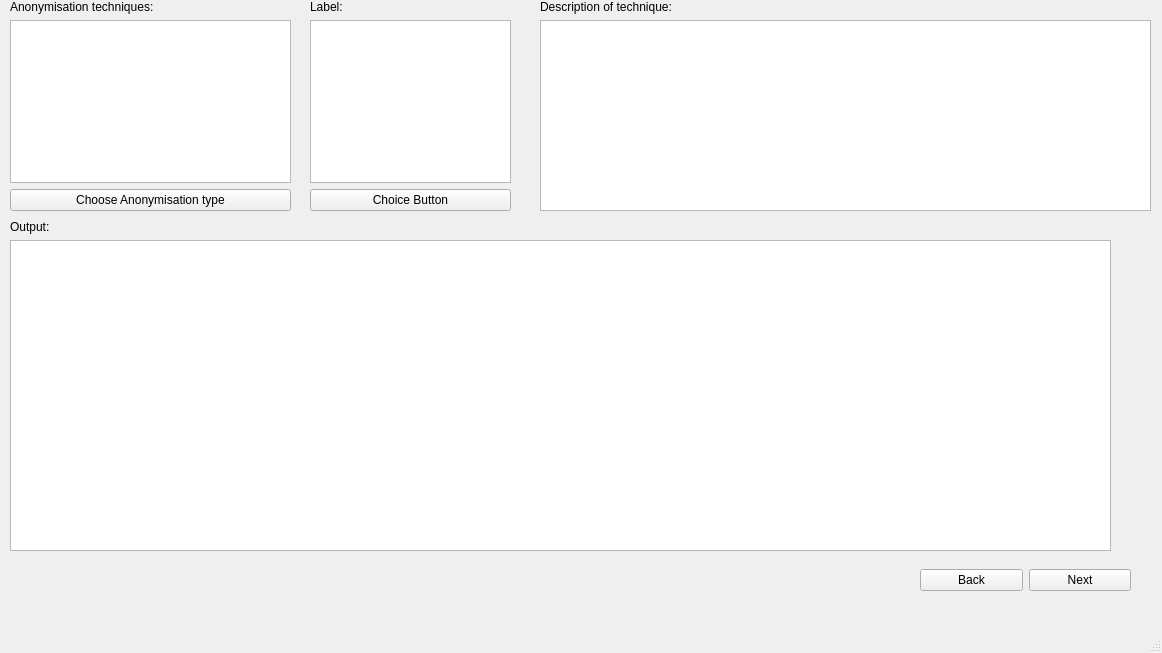
<?xml version="1.0" encoding="UTF-8"?>
<ui version="4.0">
 <class>AnonWindow</class>
 <widget class="QMainWindow" name="AnonWindow">
  <property name="geometry">
   <rect>
    <x>0</x>
    <y>0</y>
    <width>1162</width>
    <height>653</height>
   </rect>
  </property>
  <property name="minimumSize">
   <size>
    <width>984</width>
    <height>510</height>
   </size>
  </property>
  <property name="windowTitle">
   <string>MainWindow</string>
  </property>
  <widget class="QWidget" name="centralwidget">
   <widget class="QWidget" name="layoutWidget">
    <property name="geometry">
     <rect>
      <x>10</x>
      <y>0</y>
      <width>281</width>
      <height>211</height>
     </rect>
    </property>
    <layout class="QVBoxLayout" name="verticalLayout">
     <item>
      <widget class="QLabel" name="anonLab">
       <property name="text">
        <string>Anonymisation techniques:</string>
       </property>
      </widget>
     </item>
     <item>
      <widget class="QListWidget" name="anon_types"/>
     </item>
     <item>
      <widget class="QPushButton" name="pushButton">
       <property name="text">
        <string>Choose Anonymisation type</string>
       </property>
      </widget>
     </item>
    </layout>
   </widget>
   <widget class="QWidget" name="layoutWidget">
    <property name="geometry">
     <rect>
      <x>540</x>
      <y>0</y>
      <width>611</width>
      <height>211</height>
     </rect>
    </property>
    <layout class="QVBoxLayout" name="verticalLayout_3">
     <item>
      <widget class="QLabel" name="descriptLab">
       <property name="text">
        <string>Description of technique:</string>
       </property>
      </widget>
     </item>
     <item>
      <widget class="QTextBrowser" name="descriptText"/>
     </item>
    </layout>
   </widget>
   <widget class="QWidget" name="layoutWidget">
    <property name="geometry">
     <rect>
      <x>310</x>
      <y>0</y>
      <width>201</width>
      <height>211</height>
     </rect>
    </property>
    <layout class="QVBoxLayout" name="verticalLayout_2">
     <item>
      <widget class="QLabel" name="anonLab_2">
       <property name="text">
        <string>Label:</string>
       </property>
      </widget>
     </item>
     <item>
      <widget class="QListWidget" name="anon_types_2"/>
     </item>
     <item>
      <widget class="QPushButton" name="anonButt">
       <property name="text">
        <string>Choice Button</string>
       </property>
      </widget>
     </item>
    </layout>
   </widget>
   <widget class="QWidget" name="layoutWidget">
    <property name="geometry">
     <rect>
      <x>920</x>
      <y>560</y>
      <width>211</width>
      <height>41</height>
     </rect>
    </property>
    <layout class="QHBoxLayout" name="horizontalLayout">
     <item>
      <widget class="QPushButton" name="back_button">
       <property name="text">
        <string>Back</string>
       </property>
      </widget>
     </item>
     <item>
      <widget class="QPushButton" name="next_button">
       <property name="text">
        <string>Next</string>
       </property>
      </widget>
     </item>
    </layout>
   </widget>
   <widget class="QWidget" name="layoutWidget">
    <property name="geometry">
     <rect>
      <x>10</x>
      <y>220</y>
      <width>1101</width>
      <height>331</height>
     </rect>
    </property>
    <layout class="QVBoxLayout" name="verticalLayout_4">
     <item>
      <widget class="QLabel" name="anonLab_3">
       <property name="text">
        <string>Output:</string>
       </property>
      </widget>
     </item>
     <item>
      <widget class="QTableView" name="anon_Tab_Out"/>
     </item>
    </layout>
   </widget>
  </widget>
  <widget class="QMenuBar" name="menubar">
   <property name="geometry">
    <rect>
     <x>0</x>
     <y>0</y>
     <width>1162</width>
     <height>21</height>
    </rect>
   </property>
  </widget>
  <widget class="QStatusBar" name="statusbar"/>
 </widget>
 <resources/>
 <connections/>
</ui>
